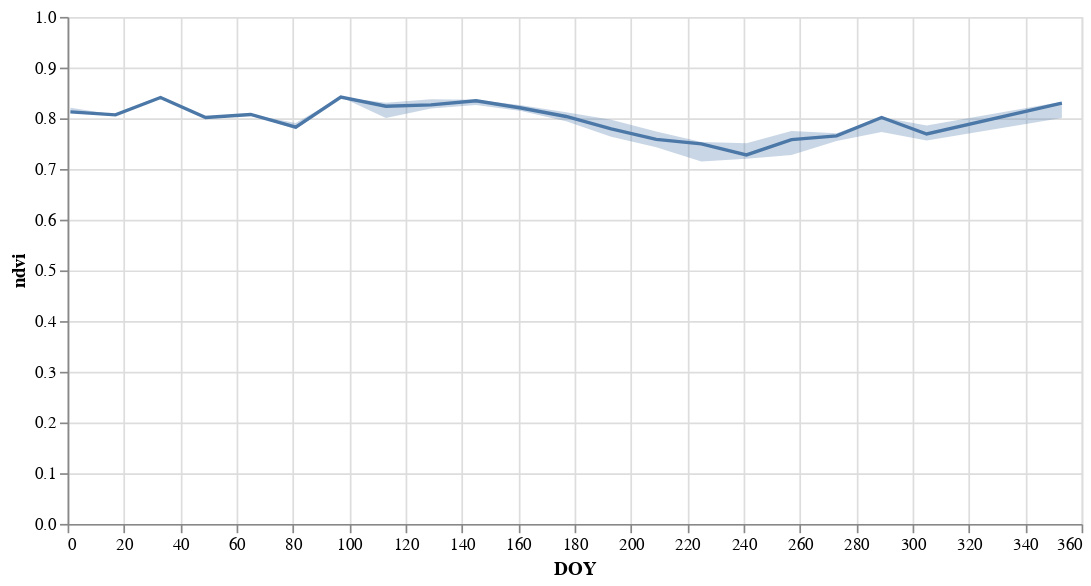

This figure's notebook cell:
### Code cell
base = alt.Chart(ndvi_df2).encode(
    x=alt.X('DOY:Q', scale=alt.Scale(domain=(0, 360))))

line = base.mark_line().encode(
    y=alt.Y('median(ndvi):Q', scale=alt.Scale(domain=(0, 1))))

band = base.mark_errorband(extent='iqr').encode(
    y='ndvi:Q')

(line + band).properties(width=600, height=300).interactive()

### Figure 1 — Vega-Lite specification as saved in the notebook (floating-point values rounded to 4 significant figures; data arrays with more than 128 entries replaced by an {"elided": "..."} marker saying what was removed)
{"config": {"view": {"continuousWidth": 400, "continuousHeight": 300}}, "layer": [{"mark": "line", "encoding": {"x": {"type": "quantitative", "field": "DOY", "scale": {"domain": [0, 360]}}, "y": {"type": "quantitative", "aggregate": "median", "field": "ndvi", "scale": {"domain": [0, 1]}}}, "selection": {"selector003": {"type": "interval", "bind": "scales", "encodings": ["x", "y"]}}}, {"mark": {"type": "errorband", "extent": "iqr"}, "encoding": {"x": {"type": "quantitative", "field": "DOY", "scale": {"domain": [0, 360]}}, "y": {"type": "quantitative", "field": "ndvi"}}}], "data": {"name": "data-98bd1d786e938d28281ffbe72a9c9aae"}, "height": 300, "width": 600, "$schema": "https://vega.github.io/schema/vega-lite/v4.8.1.json", "datasets": {"data-98bd1d786e938d28281ffbe72a9c9aae": {"elided": "134 records"}}}
